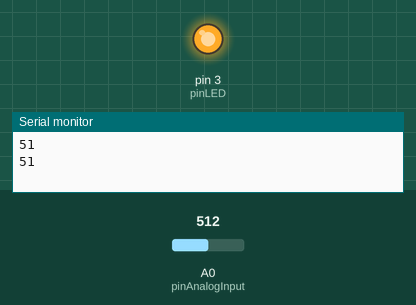
A sketch run on a simulated Arduino Uno, built with avr-gcc and run on an emulated ATmega328P. On the bench: output pins drawn as LEDs (lit = HIGH), the last lines printed to the serial monitor. The inputs (shaded band) are chosen by the test bench; at power-on: A0 (pinAnalogInput) = 512.

Above: at 3.17 s.
4.2 s: A0 (pinAnalogInput) set to 9
At 4.3 s:
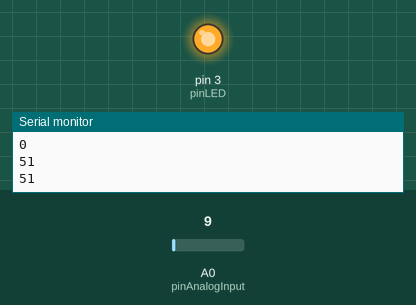
7.7 s: A0 (pinAnalogInput) set to 6
At 7.96 s:
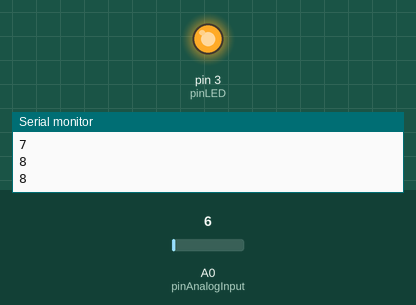
Timing chart, 0 to 10.7 s (numbered marks = the images above; inputs shaded):
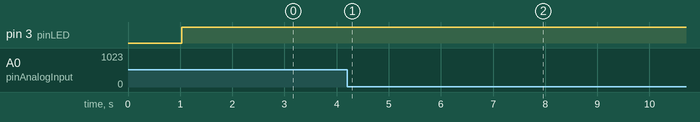

The sketch:

CubicleDoorbell.ino
```cpp
/*
 * Blinkerton Labs  2018
 *
 * Adjusted to use the Blinkm in parallel with a
 * sense resisor on the switch.
 * Will measure the source current for the BlinkM
 * and the switch.
*/
const byte pinAnalogInput   = 0;  //  Analog input for the current sense resistor
const byte pinLED           = 3;  //  Output to the P-Channel MOSFET

//  The BlinkM normally draws betwen 20mA and 50mA.  With a 100 ohm resistor in
//  parallel, it will cause the current draw to jump 50mA when the switch is pressed.
//  There is a 1 ohm sense resistor in the ground path.
//  1 ohm * 50mA = 50mV Set the threshold greather than 50mV
const int analogThreshold = 7;  //  5V/1023 = 4.89mV    70mV/4.89mV = 14.31

const long debounceDelay = 20;

int rollingMeanAnalogRead;


void setup()
{
  // initialize digital pin LED_BUILTIN as an output.
  pinMode(pinLED,  OUTPUT);

  //  Using a P-Channel MOSFET, so it's active low
  digitalWrite(pinLED, HIGH);

  Serial.begin(9600);
}


void loop()
{


  //  Read the analog sensor and calculate the mean
  rollingMeanAnalogRead = clacRollingMean(analogRead(pinAnalogInput), false);

  //  Print out the value for the serial plotter
  Serial.println(rollingMeanAnalogRead);


  if (rollingMeanAnalogRead > analogThreshold)
  {
    Serial.println(rollingMeanAnalogRead);
    //  Wait a bit, then check it again
    pulseOutputLED(pinLED);

    //  Reset the rolling average
    int holderValue = clacRollingMean(0, true);
  }
}


//  Function to pulse the output LED when the button is pressed
void pulseOutputLED(const byte pinOutput)
{
  const int   numberOfPulses = 3;
  const long  delayBetweenPules = 100;

  //  Number of cycles to ramp up to 100, then back down
  const long  delayBetweenRampcycles = 2;
  const int   rampStartValue = 0;
  const int   rampEndValue = 255;

  //  Outer loop for the pulses
  for (int pulseIndex = 0; pulseIndex < numberOfPulses; pulseIndex++)
  {

    //digitalWrite(pinLED, HIGH);

    //  Inner loop for the ramp cycles
    for (int cycleIndex = rampEndValue; cycleIndex >= rampStartValue; cycleIndex--)
    {
      analogWrite(pinOutput, cycleIndex);
      delay(delayBetweenRampcycles);
    }

    for (int cycleIndex = rampStartValue; cycleIndex <= rampEndValue; cycleIndex++)
    {
      analogWrite(pinOutput, cycleIndex);
      delay(delayBetweenRampcycles);
    }

    //digitalWrite(pinLED, HIGH);

    delay(delayBetweenPules);

  }

  //  Make sure to turn off the LEDs
  digitalWrite(pinLED, HIGH);

}


//  Function to blink the output LEDs
void flashLEDs(const byte pin)
{
  const int   numberOfFlashes = 1;
  const long  delayBetweenFlahses = 150;

  const int   pulsesPerFlash = 2;
  const long  delayOfEachPulse = 30;

  digitalWrite(pin, HIGH);

  for (int flashIndex = 0; flashIndex < numberOfFlashes; flashIndex++)
  {

    for (int pulseIndex = 0; pulseIndex < pulsesPerFlash; pulseIndex++)
    {
      digitalWrite(pin, LOW);
      delay(delayOfEachPulse);
      digitalWrite(pin, HIGH);
      delay(delayOfEachPulse);
    }

    delay(delayBetweenFlahses);
  }

  digitalWrite(pin, HIGH);

}


//  Function to calculate a rolling median value
int clacRollingMean(int inputValueInt, bool resetCount)
{
  const int ROLLING_WINDOW_SIZE = 10;

  static int valueArray[ROLLING_WINDOW_SIZE];
  static int windowIndex = 0;

  //  Reset the rolling average to zero
  if (true == resetCount)
  {
    for (windowIndex = 0; windowIndex < ROLLING_WINDOW_SIZE; windowIndex++)
    {
      valueArray[windowIndex] = 0;
    }

    return 0;
  }

  //  Add the input value to the array
  valueArray[windowIndex] = inputValueInt;

  //  Holder for the summation
  //  Since this will be analog data, 4,294,967,295 / 1,023 = 4.2 million for the max window size
  unsigned long summationValue = 0;
  unsigned long meanAsLong = 0;

  //  Calculate the mean
  for (int meanIndex = 0; meanIndex < ROLLING_WINDOW_SIZE; meanIndex++)
  {
    summationValue += (unsigned long)(valueArray[meanIndex]);
  }

  meanAsLong = summationValue / ((unsigned long)ROLLING_WINDOW_SIZE);


  //  Increment or reset the window index
  if (ROLLING_WINDOW_SIZE == windowIndex)
  {
      windowIndex = 0;
  }
  else
  {
    windowIndex++;
  }

  return (int)meanAsLong;
}
```

Measured:
- after the input at 4.2 s, pin 3 (pinLED): stays HIGH (without the input it goes to HIGH after 2.7 s)
- after the input at 7.7 s, pin 3 (pinLED): stays HIGH (without the input it goes to HIGH after 2.7 s)
